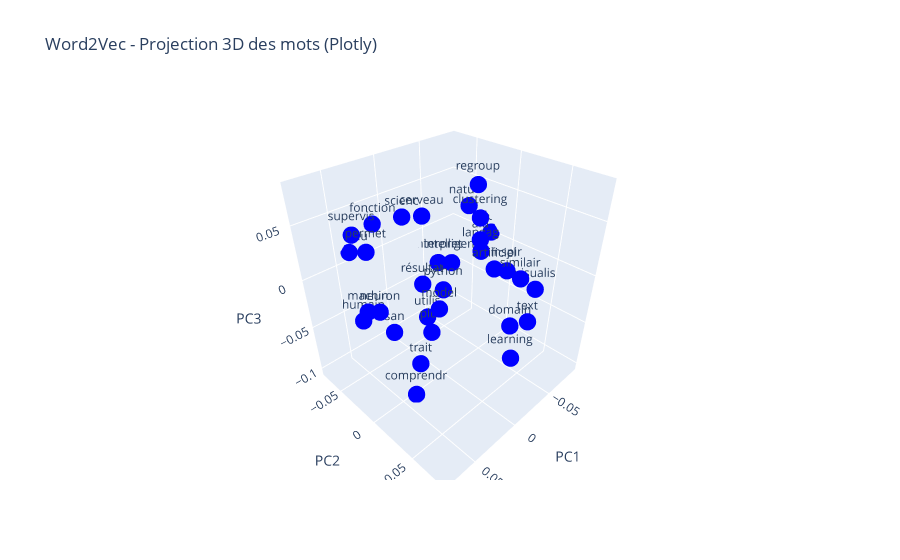

The notebook cell saved with this chart:
### Markdown cell above
## Utiliser Word2Vec pour les mots et afficher dans un plot 3d

### Code cell
tokenized_docs = [doc.split() for doc in preprocessed_docs]

model = Word2Vec(sentences=tokenized_docs, vector_size=20, window=3, min_count=1, workers=1, seed=42)

words = list(model.wv.index_to_key)
word_vectors = model.wv[words]

pca = PCA(n_components=3)
word_vecs_3d = pca.fit_transform(word_vectors)

fig = go.Figure(data=[go.Scatter3d(
    x=word_vecs_3d[:, 0],
    y=word_vecs_3d[:, 1],
    z=word_vecs_3d[:, 2],
    mode='markers+text',
    marker=dict(size=6, color='blue'),
    text=words,
    textposition='top center'
)])

fig.update_layout(title="Word2Vec - Projection 3D des mots (Plotly)",
                  scene=dict(
                      xaxis_title='PC1',
                      yaxis_title='PC2',
                      zaxis_title='PC3'
                  ))

fig.show()

### Figure 1 — Plotly figure (JSON) as saved in the notebook; plotly's stock layout.template omitted (floating-point values rounded to 4 significant figures)
{"data": [{"marker": {"color": "blue", "size": 6}, "mode": "markers+text", "text": ["don", "machin", "langag", "san", "learning", "domain", "intelligent", "artificiel", "python", "plus", "utilis", "scienc", "réseau", "neuron", "inspir", "fonction", "supervis", "humain", "trait", "naturel", "permet", "comprendr", "text", "visualis", "aid", "interpret", "résultat", "model", "clustering", "regroup", "similair", "cerveau"], "textposition": "top center", "type": "scatter3d", "x": [-0.08841, 0.06171, -0.07069, 0.04163, 0.009439, -0.02566, -0.02541, 0.02461, 0.008406, 0.02148, -0.02294, -0.01155, 0.03894, 0.07766, -0.04284, 0.0316, 0.04917, 0.06248, 0.0283, -0.08542, 0.05919, 0.03946, -0.0097, -0.06624, -0.04427, -0.05157, 0.02537, 0.03843, 0.01543, -0.05155, -0.04517, 0.008135], "y": [-0.02358, -0.02056, -0.02001, -0.01584, 0.08195, 0.0535, -0.01469, 0.07312, 0.009674, 0.008866, -0.04618, -0.06296, -0.07447, 0.01951, 0.03295, -0.04617, -0.05025, -0.02788, 0.0005711, -0.05057, -0.0173, 0.005767, 0.08038, 0.04765, 0.001147, -0.05959, 0.00424, 0.03653, 0.05186, -0.009846, 0.04582, -0.01365], "z": [0.001454, -0.01166, -0.01109, -0.04195, -0.02746, -0.03374, -0.001616, 0.05416, -0.001786, -0.03912, -0.0789, 0.03046, 0.01059, 0.01918, 0.003602, 0.04518, 0.04056, -0.02449, -0.07636, 0.02123, 0.04308, -0.1031, -0.004546, -0.01953, 0.02001, -0.03267, 0.00937, 0.009841, 0.07912, 0.06436, 0.0005295, 0.05526]}], "layout": {"scene": {"xaxis": {"title": {"text": "PC1"}}, "yaxis": {"title": {"text": "PC2"}}, "zaxis": {"title": {"text": "PC3"}}}, "title": {"text": "Word2Vec - Projection 3D des mots (Plotly)"}}}
